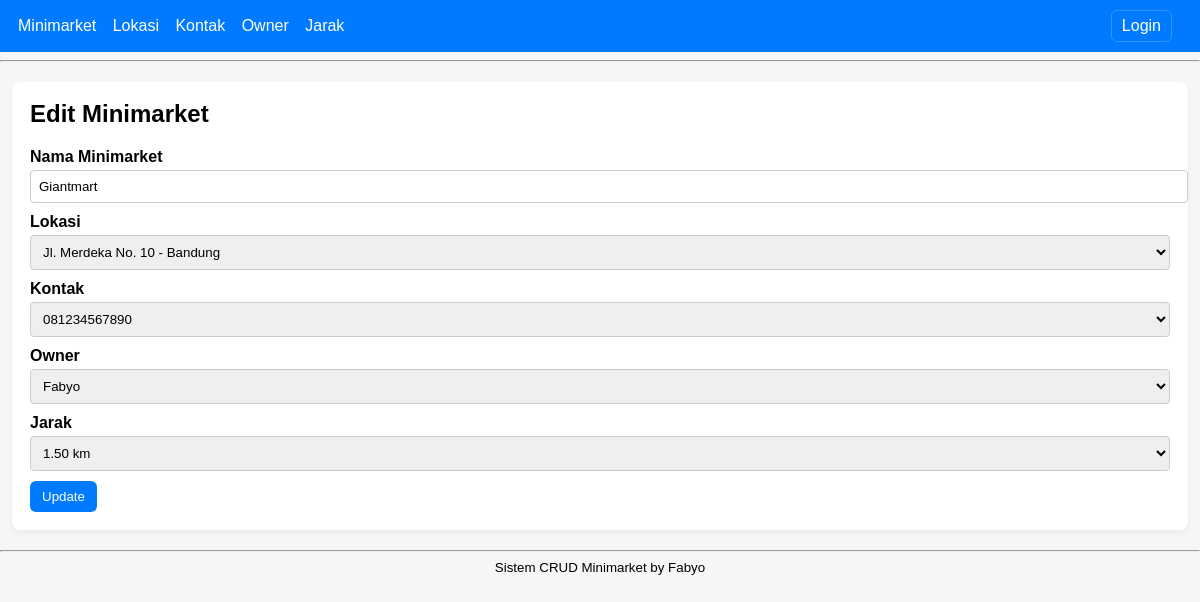
Page /?c=minimarket&a=edit&id=26 on the committed database.
### tables this page shows
CREATE TABLE `minimarket` (
  `id` int(11) NOT NULL,
  `nama_minimarket` varchar(100) NOT NULL,
  `id_lokasi` int(11) NOT NULL,
  `id_kontak` int(11) NOT NULL,
  `id_owner` int(11) NOT NULL,
  `id_jarak` int(11) NOT NULL,
  `deleted_at` datetime DEFAULT NULL
);

CREATE TABLE `lokasi` (
  `id` int(11) NOT NULL,
  `alamat` varchar(255) NOT NULL,
  `kota` varchar(100) NOT NULL,
  `provinsi` varchar(100) NOT NULL
);

CREATE TABLE `kontak` (
  `id` int(11) NOT NULL,
  `no_hp` varchar(20) NOT NULL,
  `email` varchar(100) NOT NULL
);

CREATE TABLE `owner` (
  `id` int(11) NOT NULL,
  `nama_owner` varchar(100) NOT NULL,
  `nik` varchar(30) NOT NULL
);

CREATE TABLE `jarak` (
  `id` int(11) NOT NULL,
  `jarak_km` decimal(5,2) NOT NULL,
  `deskripsi` varchar(255) DEFAULT NULL
);

### controllers/MinimarketController.php (called while the page is built, shortened)
<?php
require_once "models/Minimarket.php";
require_once "models/Lokasi.php";
require_once "models/Kontak.php";
require_once "models/Owner.php";
require_once "models/Jarak.php";
class MinimarketController {
    private $model;
    public function __construct(){
        $this->model = new Minimarket();
    }
    public function edit(){
        $id = $_GET['id'];
        $item = $this->model->find($id);
        $lokasi = (new Lokasi())->all();
        $kontak = (new Kontak())->all();
        $owner = (new Owner())->all();
        $jarak = (new Jarak())->all();
        include "views/layout/header.php";
        include "views/minimarket/edit.php";
        include "views/layout/footer.php";
    }
}
?>

### models/Minimarket.php (called while the page is built, shortened)
<?php
require_once "config/database.php";
class Minimarket {
    private $conn;
    private $table = "minimarket";
    public function __construct(){
        global $conn;
        $this->conn = $conn;
    }
    public function find($id){
        $stmt=$this->conn->prepare("SELECT * FROM $this->table WHERE id=?");
        $stmt->bind_param("i",$id);
        $stmt->execute();
        return $stmt->get_result()->fetch_assoc();
    }
}
?>

### models/Lokasi.php (called while the page is built, shortened)
<?php
require_once "config/database.php";
class Lokasi {
    private $conn;
    private $table = "lokasi";
    public function __construct(){ global $conn; $this->conn=$conn; }
    public function all(){ $q=$this->conn->query("SELECT * FROM $this->table"); return $q->fetch_all(MYSQLI_ASSOC); }
}
?>

### models/Kontak.php (called while the page is built, shortened)
<?php
require_once "config/database.php";
class Kontak {
    private $conn;
    private $table = "kontak";
    public function __construct(){ global $conn; $this->conn=$conn; }
    public function all(){ $q=$this->conn->query("SELECT * FROM $this->table"); return $q->fetch_all(MYSQLI_ASSOC); }
}
?>

### models/Owner.php (called while the page is built, shortened)
<?php
require_once "config/database.php";
class Owner {
    private $conn;
    private $table = "owner";
    public function __construct(){ global $conn; $this->conn=$conn; }
    public function all(){ $q=$this->conn->query("SELECT * FROM $this->table"); return $q->fetch_all(MYSQLI_ASSOC); }
}
?>

### models/Jarak.php (called while the page is built, shortened)
<?php
require_once "config/database.php";
class Jarak {
    private $conn;
    private $table = "jarak";
    public function __construct(){ global $conn; $this->conn=$conn; }
    public function all(){ $q=$this->conn->query("SELECT * FROM $this->table"); return $q->fetch_all(MYSQLI_ASSOC); }
}
?>

### views/minimarket/edit.php (the view, shortened to what this page needs)
<h2>Edit Minimarket</h2>
<form method="POST" action="?c=minimarket&a=update">
    <div class="form-row">
        <label>Nama Minimarket</label>
        <input type="text" name="nama_minimarket" value="<?= htmlspecialchars($item['nama_minimarket']) ?>" required placeholder="Nama wajib diisi">
    </div>
    <div class="form-row">
        <label>Lokasi</label>
        <select name="id_lokasi" required>
            <?php foreach($lokasi as $l): ?>
                <option value="<?= $l['id'] ?>" <?= $l['id']==$item['id_lokasi']? 'selected':'' ?>><?= htmlspecialchars($l['alamat'].' - '.$l['kota']) ?></option>
            <?php endforeach; ?>
        </select>
    </div>
    <div class="form-row">
        <label>Kontak</label>
        <select name="id_kontak" required>
            <?php foreach($kontak as $k): ?>
                <option value="<?= $k['id'] ?>" <?= $k['id']==$item['id_kontak']? 'selected':'' ?>><?= htmlspecialchars($k['no_hp']) ?></option>
            <?php endforeach; ?>
        </select>
    </div>
    <div class="form-row">
        <label>Owner</label>
        <select name="id_owner" required>
            <?php foreach($owner as $o): ?>
                <option value="<?= $o['id'] ?>" <?= $o['id']==$item['id_owner']? 'selected':'' ?>><?= htmlspecialchars($o['nama_owner']) ?></option>
            <?php endforeach; ?>
        </select>
    </div>
    <div class="form-row">
        <label>Jarak</label>
        <select name="id_jarak" required>
            <?php foreach($jarak as $j): ?>
                <option value="<?= $j['id'] ?>" <?= $j['id']==$item['id_jarak']? 'selected':'' ?>><?= htmlspecialchars($j['jarak_km'].' km') ?></option>
            <?php endforeach; ?>
        </select>
    </div>
    <button class="button" type="submit">Update</button>
</form>

### assets/style.css (style rules this page uses)
body { font-family: Arial, sans-serif; background: #f4f6f8; margin: 0; padding: 0; }
h2 { margin-top: 0; }
.form-row { margin-bottom: 10px; }
label { display:block; font-weight:600; margin-bottom:4px; }
input[type=text], select { width: 100%; padding:8px; border:1px solid #ccc; border-radius:4px; }
.button { display:inline-block; padding:8px 12px; background:#007bff; color:#fff; text-decoration:none; border-radius:6px; border:none; cursor:pointer; }

### views/minimarket/edit.php (style rules this page uses)
input::placeholder { color: red; font-style: italic; }

### rows in the picture
minimarket: nama_minimarket "Giantmart", id_lokasi "Jl. Merdeka No. 10 - Bandung", id_kontak "081234567890", id_owner "Fabyo", id_jarak "1.50 km"
